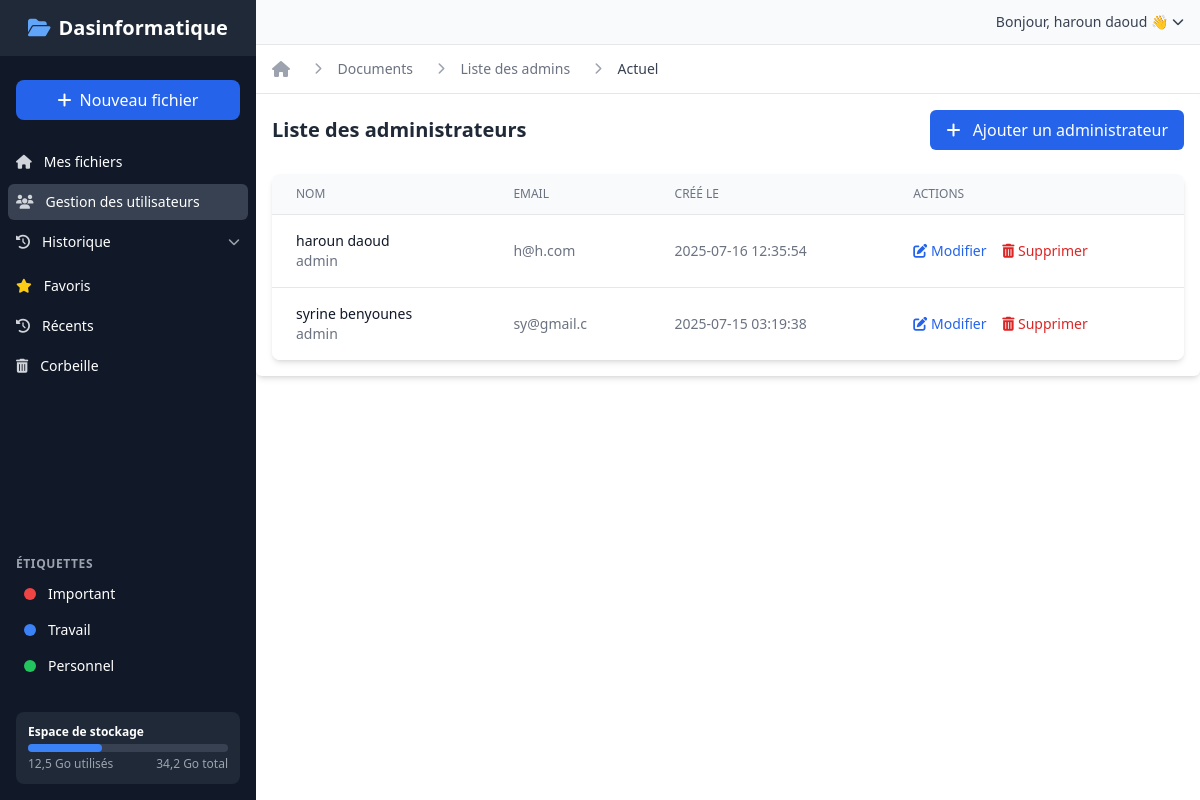
Screenshot of /adminList.php (signed in) with the database file from the repository.
### tables this page shows
CREATE TABLE `users` (
  `id` int(11) NOT NULL,
  `firstname` varchar(100) DEFAULT NULL,
  `lastname` varchar(100) DEFAULT NULL,
  `email` varchar(150) NOT NULL,
  `password` varchar(255) NOT NULL,
  `role` enum('admin','user') DEFAULT 'user',
  `created_at` datetime DEFAULT current_timestamp()
);

### adminList.php (the view, shortened to what this page needs)
<!DOCTYPE html>
<html lang="fr">
<head>
    <script src="https://cdn.tailwindcss.com"></script>
    <link rel="stylesheet" href="https://cdnjs.cloudflare.com/ajax/libs/font-awesome/6.4.0/css/all.min.css">
</head>
<body class="bg-gray-100 font-sans antialiased">
<div class="flex h-screen overflow-hidden">
    <div class="hidden md:flex md:flex-shrink-0">
        <div class="flex flex-col w-64 bg-gray-900 text-white">
            <div class="flex items-center justify-center h-14 px-4 bg-gray-800">
                <div class="flex items-center">
                    <i class="fas fa-folder-open text-blue-400 mr-2 text-xl"></i>
                    <span class="text-xl font-bold">Dasinformatique</span>
                </div>
            </div>
            <div class="flex flex-col flex-grow overflow-y-auto">
                <div class="px-4 py-6">
                    <button class="flex items-center justify-center w-full bg-blue-600 hover:bg-blue-700 text-white px-4 py-2 rounded-lg transition duration-200">
                        <i class="fas fa-plus mr-2"></i> Nouveau fichier
                    </button>
                </div>
                <nav class="flex-1 px-2 space-y-1">
                    <a href="index.php" class="flex items-center px-2 py-2 text-sm font-medium rounded-md  group">
                        <i class="fas fa-home mr-3 text-gray-300 group-hover:text-white"></i>
                        Mes fichiers
                    </a>
                    <a href="adminList.php" class="flex items-center px-2 py-2 text-sm font-medium rounded-md bg-gray-700 group">
                        <i class="fas fa-users mr-3 text-gray-300 group-hover:text-white"></i>
                        Gestion des utilisateurs
                    </a>
                    <div class="relative">
                        <button id="historyBtn" class="w-full flex items-center px-2 py-2 text-sm font-medium rounded-md hover:bg-gray-700 group">
                            <i class="fas fa-history mr-3 text-gray-300 group-hover:text-white"></i>
                            Historique
                            <i class="fas fa-chevron-down ml-auto text-xs text-gray-400 transition-transform duration-200"></i>
                        </button>
                    </div>
                    <a href="#" class="flex items-center px-2 py-2 text-sm font-medium rounded-md hover:bg-gray-700 group">
                        <i class="fas fa-star mr-3 text-yellow-400 group-hover:text-yellow-300"></i>
                        Favoris
                    </a>
                    <a href="#" class="flex items-center px-2 py-2 text-sm font-medium rounded-md hover:bg-gray-700 group">
                        <i class="fas fa-history mr-3 text-gray-300 group-hover:text-white"></i>
                        Récents
                    </a>
                    <a href="#" class="flex items-center px-2 py-2 text-sm font-medium rounded-md hover:bg-gray-700 group">
                        <i class="fas fa-trash-alt mr-3 text-gray-300 group-hover:text-white"></i>
                        Corbeille
                    </a>
                </nav>
                <div class="px-4 py-4">
                    <div class="text-xs uppercase font-semibold text-gray-400 tracking-wider mb-2">Étiquettes</div>
                    <div class="space-y-2">
                        <a href="#" class="flex items-center px-2 py-1 text-sm rounded-md hover:bg-gray-700 group">
                            <span class="w-3 h-3 rounded-full bg-red-500 mr-3"></span>
                            Important
                        </a>
                        <a href="#" class="flex items-center px-2 py-1 text-sm rounded-md hover:bg-gray-700 group">
                            <span class="w-3 h-3 rounded-full bg-blue-500 mr-3"></span>
                            Travail
                        </a>
                        <a href="#" class="flex items-center px-2 py-1 text-sm rounded-md hover:bg-gray-700 group">
                            <span class="w-3 h-3 rounded-full bg-green-500 mr-3"></span>
                            Personnel
                        </a>
                    </div>
                </div>
                <div class="px-4 py-4 mt-auto">
                    <div class="bg-gray-800 rounded-lg p-3">
                        <div class="text-xs font-semibold mb-1">Espace de stockage</div>
                        <div class="w-full bg-gray-700 rounded-full h-2 mb-1">
                            <div class="bg-blue-500 h-2 rounded-full" style="width: 37%"></div>
                        </div>
                        <div class="flex justify-between text-xs text-gray-400">
                            <span>12,5 Go utilisés</span>
                            <span>34,2 Go total</span>
                        </div>
                    </div>
                </div>
            </div>
        </div>
    </div>
    <div class="flex-1 flex flex-col overflow-hidden bg-white">
        <div class="bg-gray-50 px-4 py-3 flex items-center justify-between border-b border-gray-200">
            <div class="flex items-center relative" id="userDropdownContainer">
                <button id="userDropdownBtn" class="flex items-center text-sm text-gray-700 hover:text-gray-900 focus:outline-none">
        <span class="ml-2 hidden md:block">
            Bonjour, <?php echo htmlspecialchars($_SESSION['username']) ?> 👋
        </span>
                    <i class="fas fa-chevron-down ml-1 text-xs hidden md:block"></i>
                </button>
            </div>
        </div>
        <div class="px-4 py-3 border-b border-gray-200">
            <nav class="flex" aria-label="Fil d'Ariane">
                <ol class="flex items-center space-x-4">
                    <li>
                        <div>
                            <a href="#" class="text-gray-400 hover:text-gray-500">
                                <i class="fas fa-home"></i>
                            </a>
                        </div>
                    </li>
                    <li>
                        <div class="flex items-center">
                            <i class="fas fa-chevron-right text-gray-400 text-xs mx-2"></i>
                            <a href="#" class="ml-2 text-sm font-medium text-gray-500 hover:text-gray-700">Documents</a>
                        </div>
                    </li>
                    <li>
                        <div class="flex items-center">
                            <i class="fas fa-chevron-right text-gray-400 text-xs mx-2"></i>
                            <a href="#" class="ml-2 text-sm font-medium text-gray-500 hover:text-gray-700">Liste des admins</a>
                        </div>
                    </li>
                    <li>
                        <div class="flex items-center">
                            <i class="fas fa-chevron-right text-gray-400 text-xs mx-2"></i>
                            <span class="ml-2 text-sm font-medium text-gray-700">Actuel</span>
                        </div>
                    </li>
                </ol>
            </nav>
        </div>
        <?php
        require 'backend/connect.php';
        $stmt = $pdo->query("SELECT * FROM users WHERE role LIKE '%admin%' OR role LIKE '%user%' ORDER BY created_at DESC");
        $admins = $stmt->fetchAll(PDO::FETCH_ASSOC);
        ?>
        <div id="adminTable" class="management-table p-4 bg-white shadow-md rounded-md">
            <div class="flex justify-between items-center mb-4">
                <h2 class="text-xl font-semibold text-gray-800">Liste des administrateurs</h2>
                <button onclick="openModal()" class="bg-blue-600 hover:bg-blue-700 text-white px-4 py-2 rounded-md">
                    <i class="fas fa-plus mr-2"></i> Ajouter un administrateur
                </button>
            </div>
            <div class="bg-white shadow-md rounded-lg overflow-hidden mt-6">
                <table class="min-w-full divide-y divide-gray-200">
                    <thead class="bg-gray-50">
                    <tr>
                        <th class="px-6 py-3 text-left text-xs font-medium text-gray-500 uppercase">Nom</th>
                        <th class="px-6 py-3 text-left text-xs font-medium text-gray-500 uppercase">Email</th>
                        <th class="px-6 py-3 text-left text-xs font-medium text-gray-500 uppercase">Créé le</th>
                        <th class="px-6 py-3 text-left text-xs font-medium text-gray-500 uppercase">Actions</th>
                    </tr>
                    </thead>
                    <tbody class="bg-white divide-y divide-gray-200">
                    <?php foreach ($admins as $admin): ?>
                        <?php
                        $fullname = htmlspecialchars($admin['firstname'] . ' ' . $admin['lastname']);
                        $email = htmlspecialchars($admin['email']);
                        $role = htmlspecialchars($admin['role']);
                        $id = $admin['id'];
                        ?>
                        <tr>
                            <td class="px-6 py-4">
                                <div class="flex items-center">
                                    <div>
                                        <div class="text-sm font-medium text-gray-900"><?= $fullname ?></div>
                                        <div class="text-sm text-gray-500"><?= $role ?></div>
                                    </div>
                                </div>
                            </td>
                            <td class="px-6 py-4 text-sm text-gray-500"><?= $email ?></td>
                            <td class="px-6 py-4 text-sm text-gray-500"><?= $admin['created_at'] ?></td>
                            <td class="px-6 py-4 text-sm font-medium">
                                <button type="button"
                                        onclick='openEditModal(<?= json_encode([
                                            'id' => $id,
                                            'firstname' => $admin["firstname"],
                                            'lastname' => $admin["lastname"],
                                            'email' => $admin["email"],
                                            'role' => $admin["role"]
                                        ]) ?>)'
                                        class="text-blue-600 hover:text-blue-900 mr-3">
                                    <i class="fas fa-edit"></i> Modifier
                                </button>
                                <form action="backend/supprimer_admin.php" method="POST" class="inline delete-form">
                                    <button type="submit" class="text-red-600 hover:text-red-900">
                                        <i class="fas fa-trash-alt"></i> Supprimer
                                    </button>
                                </form>
                            </td>
                        </tr>
                    <?php endforeach; ?>
                    </tbody>
                </table>
            </div>
        </div>
    </div>
</div>
</body>
</html>

### rows the page displays
users: fullname "haroun daoud", role "admin", email "h@h.com", created_at "2025-07-16 12:35:54"
users: fullname "syrine benyounes", role "admin", email "sy@gmail.c", created_at "2025-07-15 03:19:38"

### other values shown
$_SESSION['username'] "haroun daoud"
